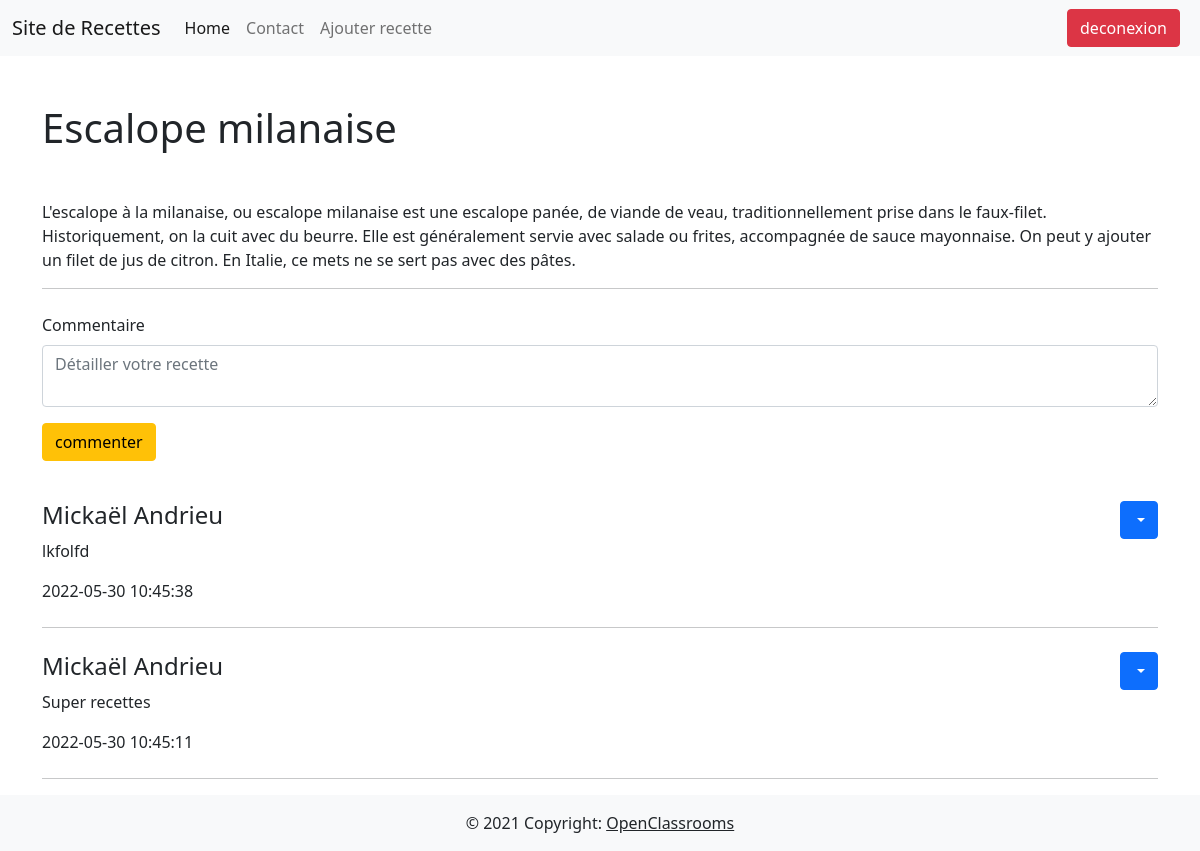
Page /post.php?recipe_id=4 (signed in) on the committed database.
### tables this page shows
CREATE TABLE `recettes` (
  `recpe_id` int(11) NOT NULL,
  `title` varchar(256) NOT NULL,
  `recipe` text NOT NULL,
  `author` varchar(128) DEFAULT NULL,
  `is_enabled` tinyint(1) NOT NULL
);

CREATE TABLE `comments` (
  `id` int(11) NOT NULL,
  `recipe` int(11) DEFAULT NULL,
  `comment` text DEFAULT NULL,
  `user_id` int(11) DEFAULT NULL,
  `created_at` datetime DEFAULT NULL
);

CREATE TABLE `users` (
  `id` int(11) NOT NULL,
  `fullname` varchar(128) DEFAULT NULL,
  `email` varchar(256) DEFAULT NULL,
  `age` int(11) DEFAULT NULL,
  `password` varchar(128) DEFAULT NULL
);

### post.php (the view, shortened to what this page needs)
<?php
include_once 'header.php';
if (isset($_GET['recipe_id'])) {
    $sqlRecipeQuery = 'SELECT * FROM recettes WHERE recpe_id = :recpe_id';
    $recipeStatement = $db->prepare($sqlRecipeQuery);
    $recipeStatement->execute(
        ['recpe_id' => $_GET['recipe_id'],]
    ) or die(print_r($db->errorInfo()));
    $recipe = $recipeStatement->fetch();
    $sqlCommentsQuery = 'SELECT u.fullname, c.comment, c.created_at FROM users u INNER JOIN comments c ON c.recipe = :recipe and u.id = c.user_id ORDER BY c.created_at DESC';
    $commentsStatement = $db->prepare($sqlCommentsQuery);
    $commentsStatement->execute(
        ['recipe' => $_GET['recipe_id'],]
    ) or die(print_r($db->errorInfo()));
    $comments = $commentsStatement->fetchAll();
};
?>
<?php if (isset($recipe)) : ?>
    <?php if (isset($_SESSION['logged_user'])) : ?>
        <h1 class="my-5"><?php echo ($recipe['title']) ?></h1>
        <p><?php echo ($recipe['recipe']) ?></p>
        <hr>
        <form class="mt-4" action="./post.php?recipe_id=<?php echo ($recipe['recpe_id']) ?>" method="POST">
            <div class="mb-3">
                <label for="formGroupExampleInput" class="form-label">Commentaire</label>
                <textarea class="form-control" id="exampleFormControlTextarea1" name='comment' placeholder="Détailler votre recette" rows="2" required></textarea>
            </div>
            <button type="submit" class="btn btn-warning mb-3">commenter</button>
        </form>
        <div class="comments-container">
            <?php foreach ($comments as $comment) : ?>
                <article class="container-flud my-4">
                    <div class="article__header d-flex justify-content-between">
                        <h4><?php echo ($comment['fullname']); ?></h4>
                        <?php if ($comment['fullname']===$_SESSION['logged_user_name']) : ?>
                        <form class="btn-group" action="./post.php?recipe_id=<?php echo ($recipe['recpe_id']) ?>" method="POST">
                            <button type="button" class="btn btn-primary dropdown-toggle" data-bs-toggle="dropdown" aria-expanded="false">
                            </button>
                        </form>
                        <?php endif; ?>
                    </div>
                    <p><?php echo ($comment['comment']); ?></p>
                    <p><?php echo ($comment['created_at']); ?></p>
                </article>
                <hr>
            <?php endforeach; ?>
        </div>
    <?php else : ?>
        <p class="alert alert-warning mt-5">Erreur</p>
<?php endif;
endif;
include_once 'footer.php';
?>

### rows in the picture
recettes: title "Escalope milanaise", recipe "L'escalope à la milanaise, ou escalope milanaise est une escalope panée, de viande de veau, traditionnellement prise dans le faux-filet. Historiquement, on la cuit avec du beurre. Elle est généralement servie avec salade ou frites, accompagnée de sauce mayonnaise. On peut y ajouter un filet de jus de citron. En Italie, ce mets ne se sert pas avec des pâtes."
comments: user.fullname "Mickaël Andrieu", comment "lkfolfd", created_at "2022-05-30 10:45:38"
comments: user.fullname "Mickaël Andrieu", comment "Super recettes", created_at "2022-05-30 10:45:11"
